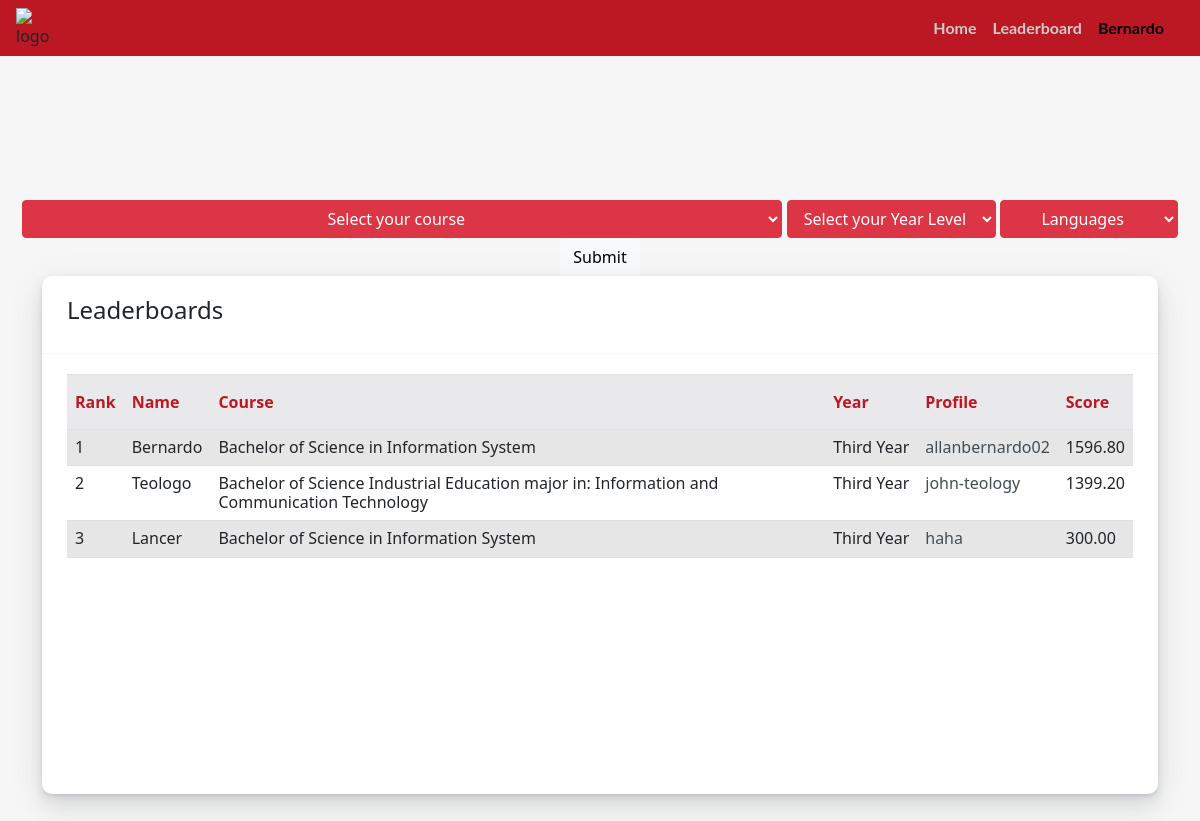
The app's page /leaderboards/ (signed in) with its own data.
### portfolio/models.py (models this page shows, shortened)
class User(AbstractUser):
    pass

class LeaderBoards(models.Model):
    userProfile = models.ForeignKey(Profile , null=True ,on_delete=CASCADE, related_name='user_leaderboard')
    userID = models.ForeignKey(User, on_delete=CASCADE, related_name= 'userLeaderboard' )
    courseID = models.ForeignKey(Course, on_delete=CASCADE ,related_name='userCourse' , null=True)
    yearID = models.ForeignKey(YearLevel, on_delete=CASCADE,  related_name= 'userYearLevel',null=True )
    overallScore = models.FloatField(default=0,blank=True)
    CEnterprise = models.FloatField(default=0,blank=True, verbose_name='1C Enterprise')
    ASPNET = models.FloatField(default=0,blank=True, verbose_name='ASP.NET')
    ActionScript = models.FloatField(default=0,blank=True)
    Apex = models.FloatField(default=0,blank=True)
    Assembly = models.FloatField(default=0,blank=True)
    Ballerina = models.FloatField(default=0,blank=True)
    Batchfile = models.FloatField(default=0,blank=True)
    Blazor = models.FloatField(default=0,blank=True)
    C = models.FloatField(default=0,blank=True)
    CSharp = models.FloatField(default=0,blank=True, verbose_name='C#')
    Cplus = models.FloatField(default=0,blank=True,verbose_name='C++')
    COBOL = models.FloatField(default=0,blank=True)
    CSS = models.FloatField(default=0,blank=True)
    Clojure = models.FloatField(default=0,blank=True)
    CoffeeScript = models.FloatField(default=0,blank=True)
    Crystal = models.FloatField(default=0,blank=True)
    Cucumber = models.FloatField(default=0,blank=True)
    Dart = models.FloatField(default=0,blank=True)
    Delphi = models.FloatField(default=0,blank=True)
    Dockerfile = models.FloatField(default=0,blank=True)
    EJS = models.FloatField(default=0,blank=True)
    EPP = models.FloatField(default=0,blank=True)
    ERB = models.FloatField(default=0,blank=True)
    Ebuild = models.FloatField(default=0,blank=True)
    Elixir = models.FloatField(default=0,blank=True)
    Elm = models.FloatField(default=0,blank=True)
    Erlang = models.FloatField(default=0,blank=True)
    FSharp = models.FloatField(default=0,blank=True,verbose_name='F#')
    Fortran = models.FloatField(default=0,blank=True)
    Go = models.FloatField(default=0,blank=True)
    Groovy = models.FloatField(default=0,blank=True)
    HCL = models.FloatField(default=0,blank=True)
    HTML = models.FloatField(default=0,blank=True)
    HTML_Razor = models.FloatField(default=0,blank=True,verbose_name='HTML+RAZOR')
    Haskell = models.FloatField(default=0,blank=True)
    Haxe = models.FloatField(default=0,blank=True)
    HiveQL = models.FloatField(default=0,blank=True)
    JSON = models.FloatField(default=0,blank=True)
    Java = models.FloatField(default=0,blank=True)
    JavaScript = models.FloatField(default=0,blank=True)
    Julia = models.FloatField(default=0,blank=True)
    JupyterNotebook = models.FloatField(default=0,blank=True, verbose_name='Jupyter Notebook')
    Kivy = models.FloatField(default=0,blank=True)
    Kotlin = models.FloatField(default=0,blank=True)
    LabVIEW = models.FloatField(default=0,blank=True)
    Less = models.FloatField(default=0,blank=True)
    Lex = models.FloatField(default=0,blank=True)
    Limbo = models.FloatField(default=0,blank=True)
    Liquid = models.FloatField(default=0,blank=True)
    Lua = models.FloatField(default=0,blank=True)
    M = models.FloatField(default=0,blank=True)
    MATLAB = models.FloatField(default=0,blank=True)
    Makefile = models.FloatField(default=0,blank=True)
    Mathematica = models.FloatField(default=0,blank=True)
    Mercury = models.FloatField(default=0,blank=True)
    Nginx = models.FloatField(default=0,blank=True)
    Nix = models.FloatField(default=0,blank=True)
    ObjectiveC = models.FloatField(default=0,blank=True, verbose_name='Objective-C')
    ObjectiveCplus = models.FloatField(default=0,blank=True, verbose_name='Objective-C++')
    OpenEdgeABL = models.FloatField(default=0,blank=True, verbose_name='OpenEdge ABL')
    PHP = models.FloatField(default=0,blank=True)
    PLSQL = models.FloatField(default=0,blank=True)
    PLpgSQL = models.FloatField(default=0,blank=True)
    Perl = models.FloatField(default=0,blank=True)
    Perl6 = models.FloatField(default=0,blank=True, verbose_name='Perl 6')
    PowerBuilder = models.FloatField(default=0,blank=True)
    Powershell = models.FloatField(default=0,blank=True)
    Prolog = models.FloatField(default=0,blank=True)
    ProtocolBuffer = models.FloatField(default=0,blank=True, verbose_name= 'Protocol Buffer')
    Puppet = models.FloatField(default=0,blank=True)
    Python = models.FloatField(default=0,blank=True)
    QML = models.FloatField(default=0,blank=True)
    R = models.FloatField(default=0,blank=True)
    Raku = models.FloatField(default=0,blank=True)
    Robot = models.FloatField(default=0,blank=True)
    Ruby = models.FloatField(default=0,blank=True)
    Rust = models.FloatField(default=0,blank=True)
    SASS = models.FloatField(default=0,blank=True)
    SCSS = models.FloatField(default=0,blank=True)
    SQL = models.FloatField(default=0,blank=True)
    SQLPL = models.FloatField(default=0,blank=True)
    Scala = models.FloatField(default=0,blank=True)
    Shell = models.FloatField(default=0,blank=True)
    Smalltalk = models.FloatField(default=0,blank=True)
    Solidity = models.FloatField(default=0,blank=True)
    Stata = models.FloatField(default=0,blank=True)
    Stylus = models.FloatField(default=0,blank=True)
    Svelte = models.FloatField(default=0,blank=True)
    Swift = models.FloatField(default=0,blank=True)
    TSQL = models.FloatField(default=0,blank=True)
    TypeScript = models.FloatField(default=0,blank=True)
    Vue = models.FloatField(default=0,blank=True)
    XML = models.FloatField(default=0,blank=True)
    Xtend = models.FloatField(default=0,blank=True)
    Xtext = models.FloatField(default=0,blank=True)
    YAML = models.FloatField(default=0,blank=True)
    Yacc = models.FloatField(default=0,blank=True)
    Zig = models.FloatField(default=0,blank=True)

class Course(models.Model):
    course = models.CharField(max_length=150)
    def __str__(self):
        return f"{self.course}"

class YearLevel(models.Model):
    yearLevel = models.CharField(max_length=50)
    def __str__(self):
        return f"{self.yearLevel}"

class Profile(models.Model):
    userID = models.ForeignKey(User, on_delete=CASCADE, related_name= 'userProfile' )
    nickname = models.CharField(max_length=100, blank=True)
    githubName = models.CharField(max_length=100)
    aboutMe = models.TextField(max_length=300, blank=True)

### portfolio/views.py (the view)
# urls.py: path('leaderboards/',views.leaderboard, name='leaderboard'),
def leaderboard(request):
    course = Course.objects.all()
    year = YearLevel.objects.all()
    by_what = '-overallScore'
    d = {}
    select1 = 'Select your course'
    select2 = 'Select your Year Level'
    select3 = 'Languages'
    if request.method == 'POST':
        lang = 'overallScore'
        if request.POST.get('courseid'):
            c_id = request.POST['courseid']
            c = Course.objects.get(pk = c_id)
            d['courseID'] = c
            select1 = c
        if request.POST.get('yearlevelid'):
            y_id = request.POST['yearlevelid']
            date = YearLevel.objects.get(pk = y_id)
            d['yearID'] = date
            select2 = date
        if request.POST.get('languages'):
            lang = request.POST['languages']
            select3 = request.POST['languages']
        try:
            data = LeaderBoards.objects.filter(**d).order_by('-' +lang)
        except FieldError:
            lang = nameProb[lang]
            data = LeaderBoards.objects.filter(**d).order_by('-' +lang)
    else:
        lang = ''
        data= LeaderBoards.objects.order_by(by_what)
    return render(request,'portfolio/leaderboards.html',{
        'courses': course,
        'yearlevels':year,
        'languages': languages,
        'data' : data,
        'select1': select1,
        'select2': select2,
        'select3': select3,
        'lang' : lang,
    })

### portfolio/templates/portfolio/leaderboards.html (shortened to what this page needs)
{% load getattribute %}  {% load static %} {% load i18n %} {% load account socialaccount %}
<!DOCTYPE html>
<html lang="en">
  <head>
    <link
      href="https://cdn.jsdelivr.net/npm/bootstrap@4.4.1/dist/css/bootstrap.min.css"
      rel="stylesheet"
    />
     <link
    rel="stylesheet"
    href="https://cdnjs.cloudflare.com/ajax/libs/font-awesome/5.12.1/css/all.min.css"
  />
  <link
    href="https://cdn.jsdelivr.net/npm/bootstrap@5.1.0/dist/css/bootstrap.min.css"
    rel="stylesheet"
  />
  <link
    href="https://maxcdn.bootstrapcdn.com/font-awesome/4.3.0/css/font-awesome.min.css"
    rel="stylesheet"
/>
<link rel="stylesheet" href="{% static 'portfolio/index.css' %}" />
  </head>
  <body>
   <nav
   class="navbar navbar-expand-lg navbar-custom fixed-top"
   style="margin-bottom: 50px"
 >
   <div id="logo">
     <img
       id="logo"
       src="https://scontent.fmnl2-2.fna.fbcdn.net/v/t1.15752-9/285301891_375399914621686_9147164360215708785_n.png?_nc_cat=107&ccb=1-7&_nc_sid=ae9488&_nc_eui2=AeHQ3nVoaMPAXDLQw088pXUIbrXWkVHtb7xutdaRUe1vvH2S9M-q5ieOcZIyJ2fjOSoBk_l0BBplLLdperC9JOqY&_nc_ohc=sZXqL8B0WQcAX8d3PqT&_nc_ht=scontent.fmnl2-2.fna&oh=03_AVIFv1yTYPrhRq-mmmflSAKg0NbdAqYcOYGJEQQCLWOeEw&oe=62BDDAF6"
       alt="logo"
     />
   </div>
   <div class="container">
     <div class="collapse navbar-collapse" id="navbarResponsive"  >
       <ul class="navbar-nav ml-auto">
         <li class="nav-item active">
           <a class="nav-link" href="{% url 'index' %}" style="color: #ccc"
             >Home
           </a>
         <li class="nav-item">
           <a
             class="nav-link"
             href="{%url 'leaderboard' %}"
             style="color: #ccc"
             >Leaderboard</a
           >
         </li>
         <li class="nav-item">
           {% if request.user.is_authenticated %}
           <a
             class="nav-link"
             href="{%url 'leaderboard' %}"
             style="color: black"
             >{{request.user.last_name}}</a
           >
           {% endif %}
         </li>
       </ul>
     </div>
   </div>
 </nav>
    <center>
      <form action="{% url 'leaderboard' %}" method="post" style="margin-top: 200px;">
        <select name="courseid" id="" class="btn btn-danger dropdown-toggle">
          <option value="" disabled selected>{{select1}}</option>
        </select>
        <select name="yearlevelid" id="" class="btn btn-danger dropdown-toggle">
          <option value="" disabled selected>{{select2}}</option>
        </select>
        <select name="languages" id="" class="btn btn-danger dropdown-toggle">
          <option value="" disabled selected>{{select3}}</option>
        </select>
      <input type="submit" value="Submit" class="btn btn-light" />
      </form>
    </center>
    <div class="container">
      <div class="row">
        <div class="col-12 col-sm-12 col-md-12">
          <div class="card">
            <div class="card-header">
              <h4>Leaderboards
              </h4>
            </div>
            <div class="card-body">
              <div
                class="table-responsive"
                id="proTeamScroll"
                tabindex="2"
                style="height: 400px; overflow: hidden; outline: none"
              >
                <div class="scrollit">
                  <table class="table table-striped">
                    <thead>
                      <tr>
                        <th>Rank</th>
                        <th>Name</th>
                        <th>Course</th>
                        <th>Year</th>
                        <th>Profile</th>
                        <th>Score</th>
                      </tr>
                    </thead>
                    <tbody>
                      {% if lang != '' %} {% for d in data %}
                      {% if d|getattribute:lang  %}
                      <tr>
                        <td class="table-img">
                          <h6 class="mb-0 font-13">{{forloop.counter}}</h6>
                        </td>
                        <td>
                            <h6 class="mb-0 font-13">{{d.userID.last_name}}</h6>
                        </td>
                        <td><h6 class="mb-0 font-13">{{d.courseID}}</h6></td>
                        <td class="text-truncate">
                          <h6 class="mb-0 font-13">{{d.yearID}}</h6>
                        </td>
                        <td>
                          <a
                          href="{% url 'redirect' d.userID.id %}"
                          style="text-decoration: none; color: #424d54"
                        >
                          <h6 class="mb-0 font-13">
                            {{d.userProfile.githubName}}
                          </h6>
                          </a>
                        </td>
                        <td>
                          <h6 class="mb-0 font-13">
                            {{ d|getattribute:lang|floatformat:2 }}
                          </h6>
                        </td>
                      </tr>
                      {% endif %}
                      {% endfor %} {% else %} {% for d in data %}
                      {% if d.overallScore %}
                      <tr>
                        <td class="table-img">
                          <h6 class="mb-0 font-13">{{forloop.counter}}</h6>
                        </td>
                        <td>
                            <h6 class="mb-0 font-13">{{d.userID.last_name}}</h6>
                        </td>
                        <td><h6 class="mb-0 font-13">{{d.courseID}}</h6></td>
                        <td class="text-truncate">
                          <h6 class="mb-0 font-13">{{d.yearID}}</h6>
                        </td>
                        <td>
                          <a
                          href="{% url 'redirect' d.userID.id %}"
                          style="text-decoration: none; color: #424d54"
                        >
                          <h6 class="mb-0 font-13">
                            {{d.userProfile.githubName}}
                          </h6>
                          </a>
                        </td>
                        <td>
                          <h6 class="mb-0 font-13">
                            {{d.overallScore|floatformat:2}}
                          </h6>
                        </td>
                      </tr>
                      {% endif %}
                      {% endfor %} {% endif %}
                    </tbody>
                  </table>
                </div>
              </div>
            </div>
          </div>
        </div>
      </div>
    </div>
  </body>
</html>

### portfolio/static/portfolio/index.css (style rules this page uses)
.navbar-custom { background-color: #bc1823; }
.navbar a { font-family: "Lato", sans-serif; font-weight: bold; }

### portfolio/templates/portfolio/leaderboards.html (style rules this page uses)
body { background-color: #f6f6f6; margin-top: 20px; }
.card { background-color: #fff; border-radius: 10px; border: none; position: relative; margin-bottom: 30px; box-shadow: 0 0.46875rem 2.1875rem rgba(90, 97, 105, 0.1), 0 0.9375rem 1.40625rem rgba(90, 97, 105, 0.1), 0 0.25rem 0.53125rem rgba(90, 97, 105, 0.12), 0 0.125rem 0.1875rem rgba(90, 97, 105, 0.1); }
.card .card-header { border-bottom-color: #f9f9f9; line-height: 30px; -ms-grid-row-align: center; align-self: center; width: 100%; padding: 10px 25px; display: flex; align-items: center; }
.card .card-header, .card .card-body, .card .card-footer { background-color: transparent; padding: 20px 25px; }
.card-header:first-child { border-radius: calc(0.25rem - 1px) calc(0.25rem - 1px) 0 0; }
.card-header { padding: 0.75rem 1.25rem; margin-bottom: 0; background-color: rgba(0, 0, 0, 0.03); border-bottom: 1px solid rgba(0, 0, 0, 0.125); }
.table:not(.table-sm) thead th { border-bottom: none; background-color: #e9e9eb; color: #bc1823; padding-top: 15px; padding-bottom: 15px; }
.scrollit { overflow: scroll; overflow-x: hidden; height: 100%; }

### records on screen
User: user.last_name "Bernardo"
LeaderBoards: userID.last_name "Bernardo", courseID "Bachelor of Science in Information System", yearID "Third Year", userProfile.githubName "allanbernardo02", overallScore "1596.80"
LeaderBoards: userID.last_name "Teologo", courseID "Bachelor of Science Industrial Education major in: Information and Communication Technology", yearID "Third Year", userProfile.githubName "john-teology", overallScore "1399.20"
LeaderBoards: userID.last_name "Lancer", courseID "Bachelor of Science in Information System", yearID "Third Year", userProfile.githubName "haha", overallScore "300.00"

### other values on screen
form field courseid "Select your course"
form field yearlevelid "Select your Year Level"
form field languages "Languages"
